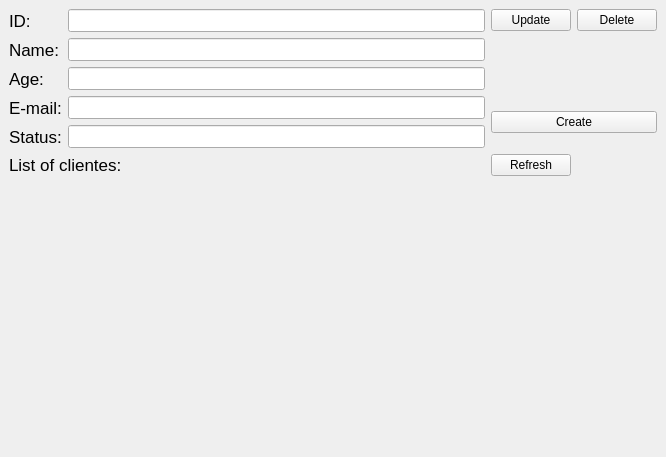
<?xml version="1.0" encoding="UTF-8"?>
<ui version="4.0">
 <class>MainWindow</class>
 <widget class="QMainWindow" name="MainWindow">
  <property name="geometry">
   <rect>
    <x>0</x>
    <y>0</y>
    <width>666</width>
    <height>457</height>
   </rect>
  </property>
  <property name="windowTitle">
   <string>Client viewer</string>
  </property>
  <widget class="QWidget" name="centralwidget">
   <layout class="QGridLayout" name="gridLayout">
    <item row="7" column="0" colspan="4">
     <widget class="QLabel" name="labelClients">
      <property name="text">
       <string/>
      </property>
      <property name="alignment">
       <set>Qt::AlignLeading|Qt::AlignLeft|Qt::AlignTop</set>
      </property>
     </widget>
    </item>
    <item row="4" column="0">
     <widget class="QLabel" name="label_5">
      <property name="font">
       <font>
        <pointsize>13</pointsize>
       </font>
      </property>
      <property name="text">
       <string>Status:</string>
      </property>
     </widget>
    </item>
    <item row="0" column="0">
     <widget class="QLabel" name="label">
      <property name="font">
       <font>
        <pointsize>13</pointsize>
       </font>
      </property>
      <property name="text">
       <string>ID:</string>
      </property>
     </widget>
    </item>
    <item row="0" column="1">
     <widget class="QLineEdit" name="lineId">
      <property name="enabled">
       <bool>true</bool>
      </property>
      <property name="font">
       <font>
        <pointsize>10</pointsize>
       </font>
      </property>
     </widget>
    </item>
    <item row="3" column="0">
     <widget class="QLabel" name="label_4">
      <property name="font">
       <font>
        <pointsize>13</pointsize>
       </font>
      </property>
      <property name="text">
       <string>E-mail:</string>
      </property>
     </widget>
    </item>
    <item row="0" column="3">
     <widget class="QPushButton" name="btnDelete">
      <property name="text">
       <string>Delete</string>
      </property>
     </widget>
    </item>
    <item row="0" column="2">
     <widget class="QPushButton" name="btnUpdate">
      <property name="text">
       <string>Update</string>
      </property>
     </widget>
    </item>
    <item row="2" column="1">
     <widget class="QLineEdit" name="lineAge">
      <property name="font">
       <font>
        <pointsize>10</pointsize>
       </font>
      </property>
     </widget>
    </item>
    <item row="2" column="0">
     <widget class="QLabel" name="label_3">
      <property name="font">
       <font>
        <pointsize>13</pointsize>
       </font>
      </property>
      <property name="text">
       <string>Age:</string>
      </property>
     </widget>
    </item>
    <item row="3" column="1">
     <widget class="QLineEdit" name="lineEmail">
      <property name="font">
       <font>
        <pointsize>10</pointsize>
       </font>
      </property>
     </widget>
    </item>
    <item row="4" column="1">
     <widget class="QLineEdit" name="lineStatus">
      <property name="font">
       <font>
        <pointsize>10</pointsize>
       </font>
      </property>
     </widget>
    </item>
    <item row="1" column="1">
     <widget class="QLineEdit" name="lineName">
      <property name="font">
       <font>
        <pointsize>10</pointsize>
       </font>
      </property>
     </widget>
    </item>
    <item row="1" column="0">
     <widget class="QLabel" name="label_2">
      <property name="font">
       <font>
        <pointsize>13</pointsize>
       </font>
      </property>
      <property name="text">
       <string>Name:</string>
      </property>
     </widget>
    </item>
    <item row="6" column="0" colspan="2">
     <widget class="QLabel" name="label_7">
      <property name="font">
       <font>
        <pointsize>13</pointsize>
       </font>
      </property>
      <property name="text">
       <string>List of clientes:</string>
      </property>
     </widget>
    </item>
    <item row="6" column="2">
     <widget class="QPushButton" name="btnRefresh">
      <property name="text">
       <string>Refresh</string>
      </property>
     </widget>
    </item>
    <item row="3" column="2" rowspan="2" colspan="2">
     <widget class="QPushButton" name="btnCreate">
      <property name="sizeIncrement">
       <size>
        <width>0</width>
        <height>0</height>
       </size>
      </property>
      <property name="text">
       <string>Create</string>
      </property>
     </widget>
    </item>
   </layout>
  </widget>
 </widget>
 <resources/>
 <connections/>
</ui>
